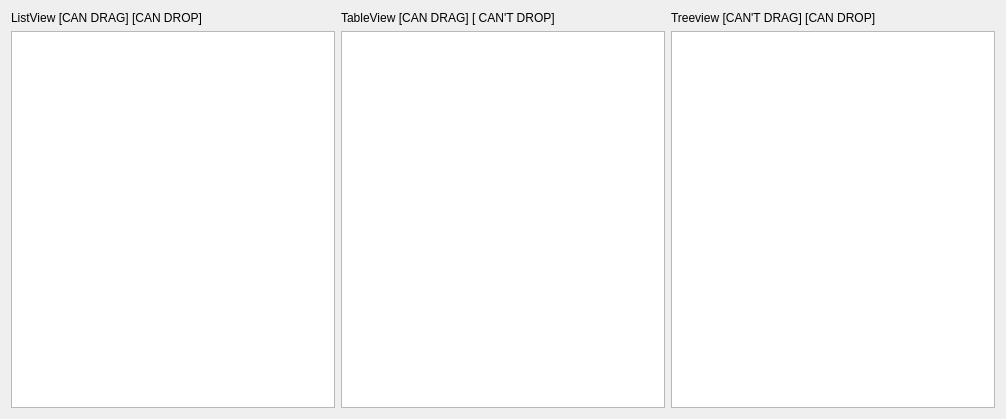
<?xml version="1.0" encoding="UTF-8"?>
<ui version="4.0">
 <class>Widget</class>
 <widget class="QWidget" name="Widget">
  <property name="geometry">
   <rect>
    <x>0</x>
    <y>0</y>
    <width>1006</width>
    <height>419</height>
   </rect>
  </property>
  <property name="windowTitle">
   <string>Drag and Drop with QStandardItemModel</string>
  </property>
  <layout class="QVBoxLayout" name="verticalLayout">
   <item>
    <layout class="QHBoxLayout" name="horizontalLayout">
     <item>
      <widget class="QLabel" name="label">
       <property name="text">
        <string>ListView [CAN DRAG] [CAN DROP]</string>
       </property>
      </widget>
     </item>
     <item>
      <widget class="QLabel" name="label_2">
       <property name="text">
        <string>TableView [CAN DRAG] [ CAN'T DROP]</string>
       </property>
      </widget>
     </item>
     <item>
      <widget class="QLabel" name="label_3">
       <property name="text">
        <string>Treeview [CAN'T DRAG] [CAN DROP]</string>
       </property>
      </widget>
     </item>
    </layout>
   </item>
   <item>
    <layout class="QHBoxLayout" name="horizontalLayout_2">
     <item>
      <widget class="QListView" name="listView"/>
     </item>
     <item>
      <widget class="QTableView" name="tableView"/>
     </item>
     <item>
      <widget class="QTreeView" name="treeView"/>
     </item>
    </layout>
   </item>
  </layout>
 </widget>
 <resources/>
 <connections/>
</ui>
